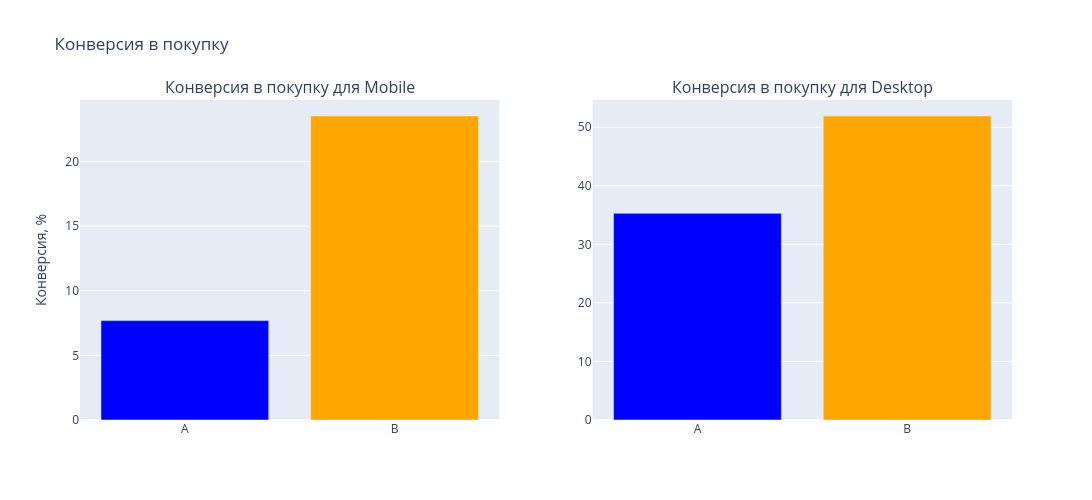

This figure's notebook cell:
### Markdown cell above
На основании полученного `p-value`, равного `0.13`, можно сделать следующий вывод:

`p-value` (`0.13`) > α: Это означает, что у нас недостаточно статистических доказательств, чтобы отвергнуть нулевую гипотезу.

Существует вероятность в `13%` получить наблюдаемую разницу в конверсии между группами `A` и `B`, если на самом деле нулевая гипотеза `верна`. 

Мы `не можем отвергнуть` нулевую гипотезу. Другими словами, у нас недостаточно данных, чтобы подтвердить, что изменения, наблюдаемые в конверсии, статистически значимы и не являются случайными колебаниями.

### Code cell
fig = make_subplots(rows=1, cols=2, subplot_titles=(
    'Конверсия в покупку для Mobile', 'Конверсия в покупку для Desktop'))

# Mobile
fig.add_trace(go.Bar(x=conversion_users_mobile.index, 
                     y=conversion_users_mobile.values, 
                     marker_color=['blue', 'orange'], name='Mobile'), row=1, col=1)
# Desktop
fig.add_trace(go.Bar(x=conversion_users_desktop.index, 
                     y=conversion_users_desktop.values, 
                     marker_color=['blue', 'orange'], name='Desktop'), row=1, col=2)

fig.update_layout(height=500, width=1200, title_text="Конверсия в покупку", showlegend=False)
fig.update_yaxes(title_text="Конверсия, %", row=1, col=1)
fig.show()

### Figure 1 — Plotly figure (JSON) as saved in the notebook; plotly's stock layout.template omitted (floating-point values rounded to 4 significant figures)
{"data": [{"marker": {"color": ["blue", "orange"]}, "name": "Mobile", "type": "bar", "x": ["A", "B"], "xaxis": "x", "y": [7.692, 23.53], "yaxis": "y"}, {"marker": {"color": ["blue", "orange"]}, "name": "Desktop", "type": "bar", "x": ["A", "B"], "xaxis": "x2", "y": [35.29, 51.92], "yaxis": "y2"}], "layout": {"annotations": [{"font": {"size": 16}, "showarrow": false, "text": "Конверсия в покупку для Mobile", "x": 0.225, "xanchor": "center", "xref": "paper", "y": 1, "yanchor": "bottom", "yref": "paper"}, {"font": {"size": 16}, "showarrow": false, "text": "Конверсия в покупку для Desktop", "x": 0.775, "xanchor": "center", "xref": "paper", "y": 1, "yanchor": "bottom", "yref": "paper"}], "height": 500, "showlegend": false, "title": {"text": "Конверсия в покупку"}, "width": 1200, "xaxis": {"anchor": "y", "domain": [0, 0.45]}, "xaxis2": {"anchor": "y2", "domain": [0.55, 1]}, "yaxis": {"anchor": "x", "domain": [0, 1], "title": {"text": "Конверсия, %"}}, "yaxis2": {"anchor": "x2", "domain": [0, 1]}}}
